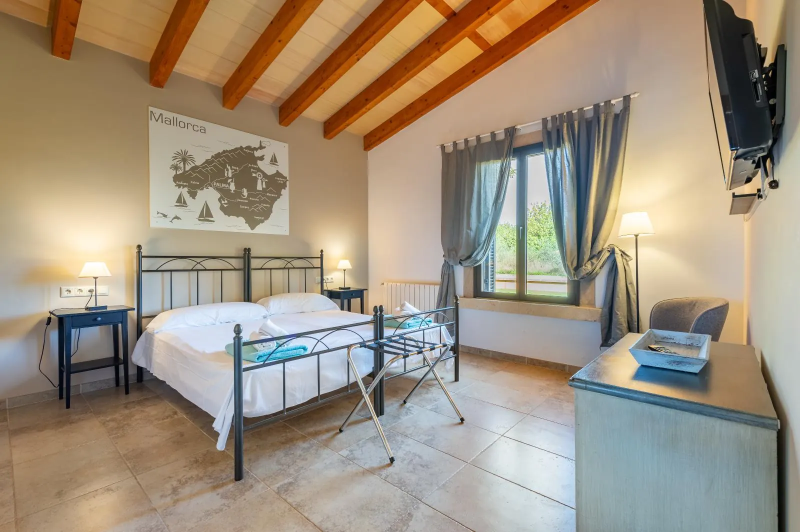
#> input picture web/images/doble-1.webp, 1600 x 1064 px, given in place of terraza-grande-3.webp, which was not available (shown at 1/2 size)
$ python imagenes-ofertas.py ../web/images/doble-1.webp
#> lines starting #> are read from the running program, lines starting #| are printed output that depends on the picture; pictures that were not available may be replaced by others from this repository, and a replacement may not be noted
# Genera las imágenes de las ofertas a partir de las fotos de la web.
import sys
from PIL import Image, ImageDraw, ImageFont, ImageFilter

web = sys.argv[1]
SERIF = f'{web}/_astro/cormorant-garamond-latin-600-normal.2CBVLo0M.woff'
SANS = '/usr/share/fonts/opentype/inter/Inter-SemiBold.otf'
BRAND_DARK = (28, 57, 66)
ACCENT = (181, 131, 90)
W, H = 1200, 800

def cover(path):
    im = Image.open(path).convert('RGB')
#> im is the input picture: PIL image 1600x1064 RGB; mean R, G, B 159.6, 145.5, 126.5
    s = max(W / im.width, H / im.height)
#> s = 0.752
    im = im.resize((round(im.width * s), round(im.height * s)), Image.LANCZOS)
#> im: PIL image 1203x800 RGB
    l, t = (im.width - W) // 2, (im.height - H) // 2
#> l = 1; t = 0
    return im.crop((l, t, l + W, t + H))

def make(photo, pct, label, out):
    im = cover(f'{web}/images/{photo}.webp').convert('RGBA')
#> im: PIL image 1200x800 RGBA
    # degradado de abajo a arriba con el color de la marca
    grad = Image.new('L', (1, H))
    for y in range(H):
        grad.putpixel((0, y), int(230 * max(0, (y - H * 0.35) / (H * 0.65)) ** 1.4))
    shade = Image.new('RGBA', (W, H), BRAND_DARK + (0,))
    shade.putalpha(grad.resize((W, H)))
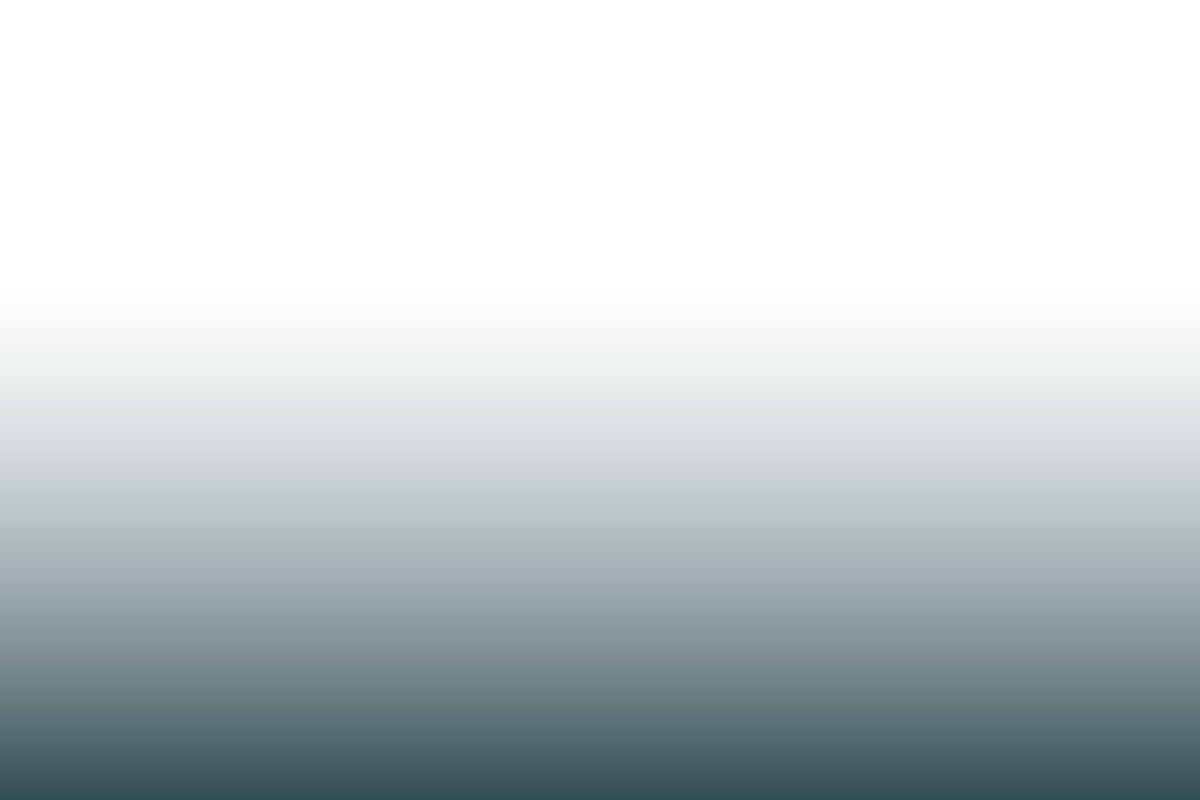
#> shade: PIL image 1200x800 RGBA; mean R, G, B, A 28, 57, 66, 61.8; transparent parts drawn white
    im = Image.alpha_composite(im, shade)
    d = ImageDraw.Draw(im)
    # sello circular con el descuento
    r, cx, cy = 150, W - 210, 210
    halo = Image.new('RGBA', (W, H), (0, 0, 0, 0))
#> halo: PIL image 1200x800 RGBA; every value is 0
    ImageDraw.Draw(halo).ellipse((cx - r - 6, cy - r + 10, cx + r + 6, cy + r + 22), fill=(0, 0, 0, 90))
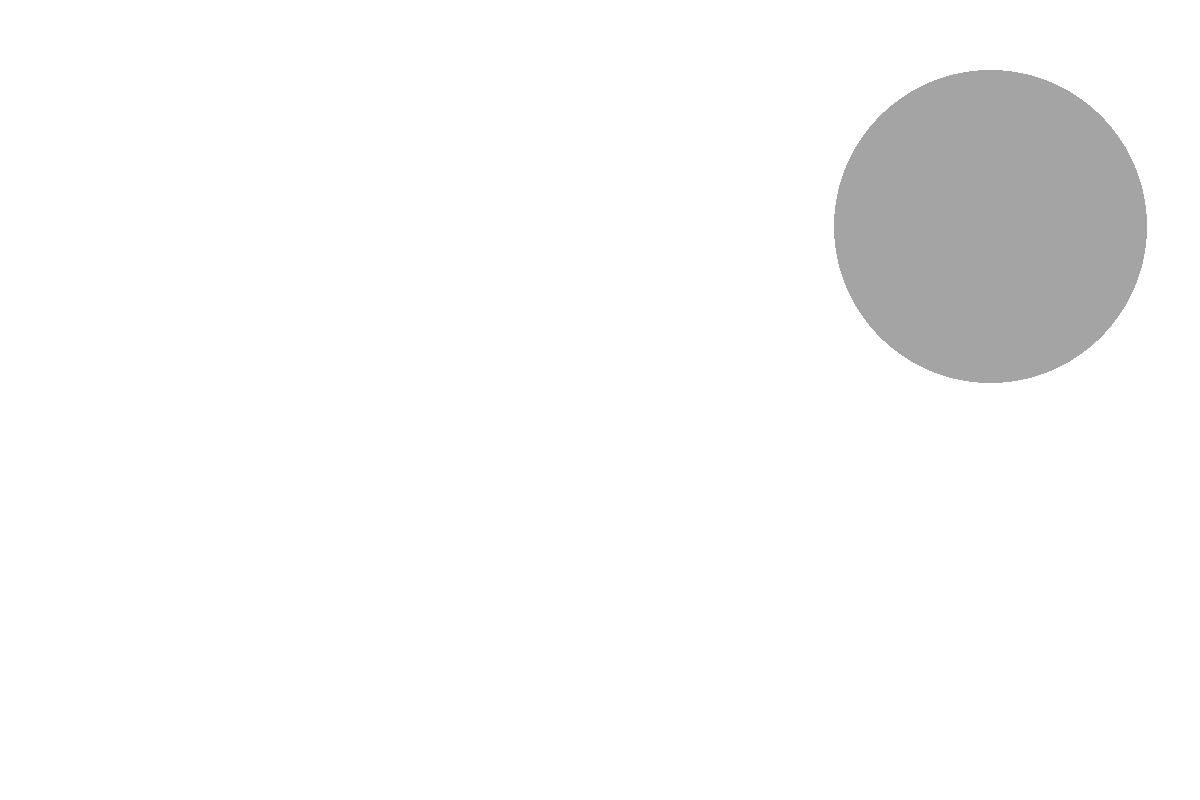
#> halo: PIL image 1200x800 RGBA; mean R, G, B, A 0, 0, 0, 7.2; transparent parts drawn white
    im = Image.alpha_composite(im, halo.filter(ImageFilter.GaussianBlur(14)))
    d = ImageDraw.Draw(im)
    d.ellipse((cx - r, cy - r, cx + r, cy + r), fill=ACCENT + (255,))
    d.ellipse((cx - r + 12, cy - r + 12, cx + r - 12, cy + r - 12), outline=(255, 255, 255, 170), width=2)
    f = ImageFont.truetype(SERIF, 128)
    d.text((cx, cy - 6), f'−{pct}%', font=f, fill='white', anchor='mm', features=['lnum'])
    # etiqueta inferior
    fs = ImageFont.truetype(SANS, 34)
    d.line((64, H - 118, 154, H - 118), fill=ACCENT + (255,), width=4)
    d.text((64, H - 74), label.upper(), font=fs, fill='white', anchor='ls')
    im.convert('RGB').save(f'{web}/images/{out}.webp', 'WEBP', quality=82)
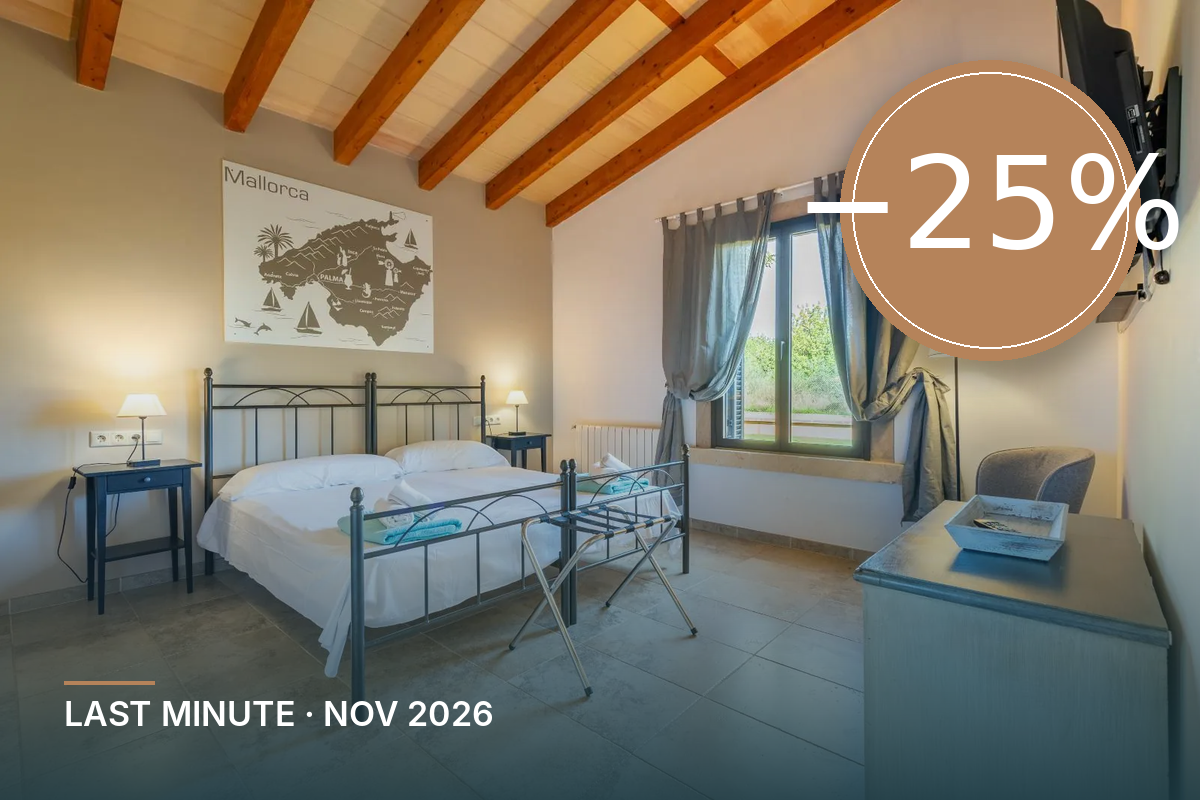
#> saved as oferta-last-minute.webp: PIL image 1200x800 RGB; mean R, G, B 130.9, 122.1, 105.9

make('terraza-grande-3', 25, 'Last Minute · Nov 2026', 'oferta-last-minute')
make('piscina', 10, 'Early Booking 2027', 'oferta-early-booking-2027')
#> call 2 of make, with photo = 'piscina', pct = 10, label = 'Early Booking 2027', out = 'oferta-early-booking-2027'
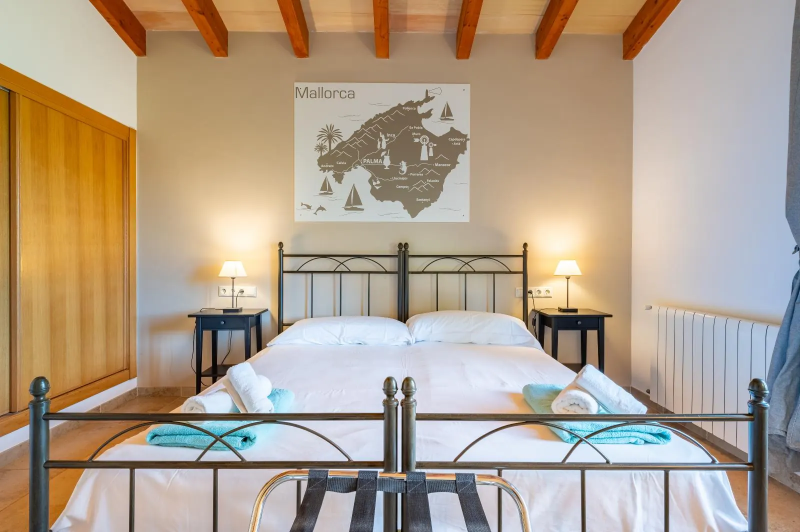
#> input picture web/images/doble-2.webp, 1600 x 1064 px, given in place of piscina.webp, which was not available (shown at 1/2 size)
#> in cover, im is the input picture: PIL image 1600x1064 RGB; mean R, G, B 176, 159.5, 140.6
#> in make (call 2), `im.convert('RGB').save(f'{web}/images/{out}.webp', 'WEBP', quality=82)`:
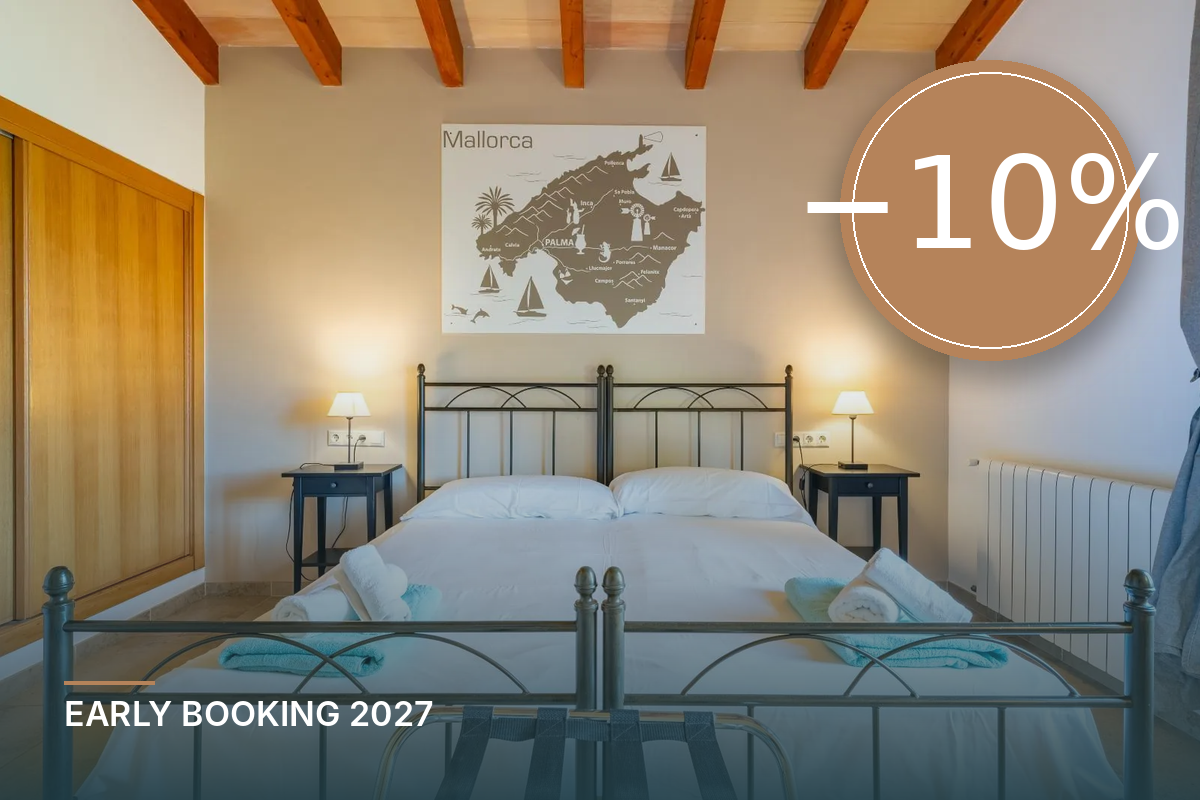
#> saved as oferta-early-booking-2027.webp: PIL image 1200x800 RGB; mean R, G, B 142.5, 132.3, 114.8
